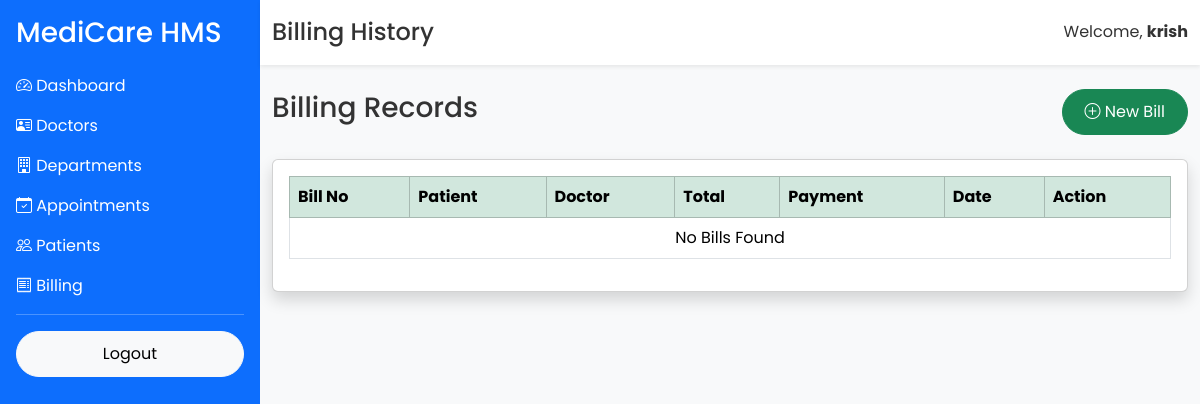
Page /admin/billing/list (signed in) on the earlier database version.
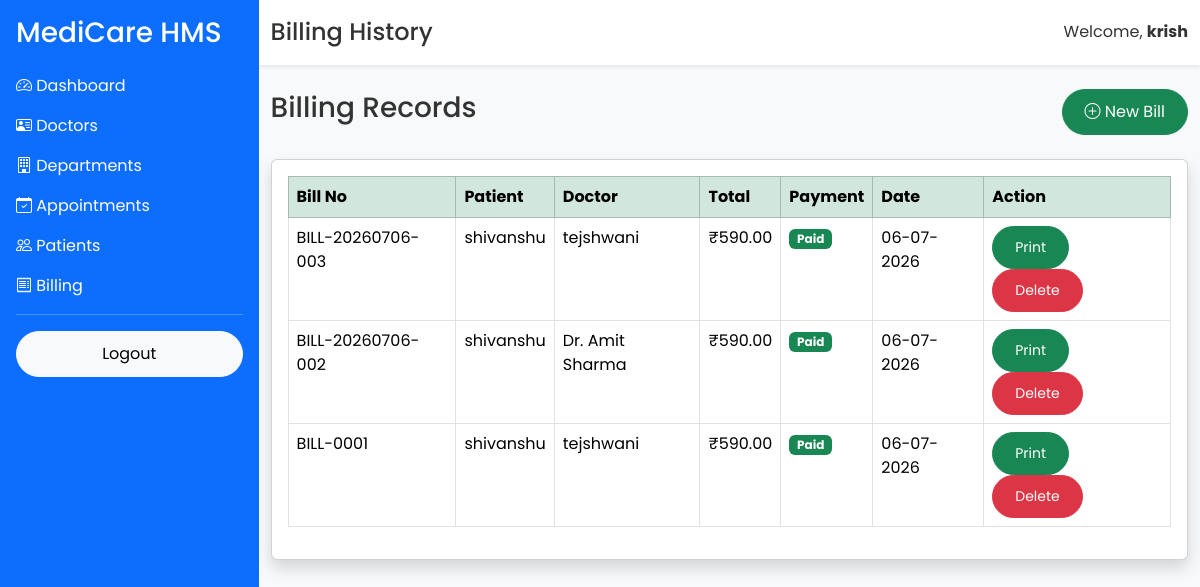
Same page on the later database version.
### app/models/user.py (models this page shows, shortened)
class User(UserMixin, db.Model):
    __tablename__ = "users"
    id = db.Column(db.Integer, primary_key=True)
    full_name = db.Column(db.String(100), nullable=False)
    email = db.Column(db.String(120), unique=True, nullable=False)
    phone = db.Column(db.String(15), unique=True, nullable=True)
    password = db.Column(db.String(255), nullable=False)
    role = db.Column(db.String(20), default="patient")
    is_active = db.Column(db.Boolean, default=True)
    created_at = db.Column(db.DateTime, server_default=db.func.now())

### app/models/billing.py (models this page shows)
class Billing(db.Model):
    __tablename__ = "billing"
    id = db.Column(db.Integer, primary_key=True)
    bill_number = db.Column(db.String(20), unique=True)
    patient_name = db.Column(db.String(100), nullable=False)
    doctor_name = db.Column(db.String(100), nullable=False)
    consultation = db.Column(db.Float, default=0)
    medicine = db.Column(db.Float, default=0)
    lab = db.Column(db.Float, default=0)
    room = db.Column(db.Float, default=0)
    discount = db.Column(db.Float, default=0)
    gst = db.Column(db.Float, default=18)
    total = db.Column(db.Float)
    payment_method = db.Column(db.String(50))
    payment_status = db.Column(db.String(20))
    created_at = db.Column(
        db.DateTime,
        server_default=db.func.now()
    )

### app/routes/billing.py (the view)
@billing.route("/admin/billing/list")
@login_required
def billing_list():
    search = request.args.get("search")
    if search:
        bills = Billing.query.filter(
            Billing.patient_name.ilike(f"%{search}%")
        ).all()
    else:
        bills = Billing.query.order_by(
            Billing.id.desc()
        ).all()
    return render_template(
        "billing/list.html",
        bills=bills,
        search=search
    )

### app/templates/billing/list.html (shortened to what this page needs)
{% extends "layout/dashboard_base.html" %}
{% block page_title %}
Billing History
{% endblock %}
{% block content %}
<div class="d-flex justify-content-between align-items-center mb-4">
    <h3>Billing Records</h3>
    <a href="/admin/billing" class="btn btn-success">
        <i class="bi bi-plus-circle"></i>
        New Bill
    </a>
</div>
<div class="card shadow">
    <div class="card-body">
        <table class="table table-bordered table-hover">
            <thead class="table-success">
                <tr>
                    <th>Bill No</th>
                    <th>Patient</th>
                    <th>Doctor</th>
                    <th>Total</th>
                    <th>Payment</th>
                    <th>Date</th>
                    <th>Action</th>
                </tr>
            </thead>
            <tbody>
                {% for bill in bills %}
                <tr>
                    <td>{{ bill.bill_number }}</td>
                    <td>{{ bill.patient_name }}</td>
                    <td>{{ bill.doctor_name }}</td>
                    <td>₹{{ "%.2f"|format(bill.total) }}</td>
                    <td>
                        {% if bill.payment_status=="Paid" %}
                        <span class="badge bg-success">
                            Paid
                        </span>
                        {% else %}
                        <span class="badge bg-warning text-dark">
                            Pending
                        </span>
                        {% endif %}
                    </td>
                    <td>{{ bill.created_at.strftime("%d-%m-%Y") }}</td>
                    <td>
                        <a href="{{ url_for('billing.print_bill', bill_id=bill.id) }}"
class="btn btn-success btn-sm">
Print
</a>
                        <a href="/admin/billing/delete/{{ bill.id }}"
                           class="btn btn-danger btn-sm"
                           onclick="return confirm('Delete this bill?')">
                            Delete
                        </a>
                    </td>
                </tr>
                {% else %}
                <tr>
                    <td colspan="7" class="text-center">
                        No Bills Found
                    </td>
                </tr>
                {% endfor %}
            </tbody>
        </table>
    </div>
</div>
{% endblock %}

### app/templates/layout/dashboard_base.html (shortened to what this page needs)
<!DOCTYPE html>
<html lang="en">
<head>
<link href="https://cdn.jsdelivr.net/npm/bootstrap@5.3.3/dist/css/bootstrap.min.css" rel="stylesheet">
<link href="https://cdn.jsdelivr.net/npm/bootstrap-icons@1.11.3/font/bootstrap-icons.min.css" rel="stylesheet">
<link rel="stylesheet"
href="{{ url_for('static', filename='css/style.css') }}">
</head>
<body class="bg-light">
<div class="d-flex">
    <div class="bg-primary text-white p-3 vh-100" style="width:260px;">
        <h3 class="mb-4">
            MediCare HMS
        </h3>
        <a href="/admin/dashboard" class="d-block text-white text-decoration-none mb-3">
    <i class="bi bi-speedometer2"></i> Dashboard
</a>
<a href="/admin/doctors" class="d-block text-white text-decoration-none mb-3">
    <i class="bi bi-person-vcard"></i> Doctors
</a>
<a href="/admin/departments" class="d-block text-white text-decoration-none mb-3">
    <i class="bi bi-building"></i> Departments
</a>
<a href="/admin/appointments" class="d-block text-white text-decoration-none mb-3">
    <i class="bi bi-calendar-check"></i> Appointments
</a>
<a href="/admin/patients" class="d-block text-white text-decoration-none mb-3">
    <i class="bi bi-people"></i> Patients
</a>
<a href="/admin/billing" class="d-block text-white text-decoration-none mb-3">
    <i class="bi bi-receipt"></i> Billing
</a>
        <hr>
        <a href="/logout" class="btn btn-light w-100">
            Logout
        </a>
    </div>
    <div class="flex-grow-1">
        <nav class="navbar navbar-light bg-white shadow-sm">
            <div class="container-fluid">
                <h4 class="mb-0">
                    {% block page_title %}{% endblock %}
                </h4>
                <span>
                    Welcome,
                    <strong>{{ current_user.full_name }}</strong>
                </span>
            </div>
        </nav>
        <div class="container-fluid mt-4">
            {% block content %}
            {% endblock %}
        </div>
    </div>
</div>
</body>
</html>

### app/static/css/style.css (style rules this page uses)
* { margin:0; padding:0; box-sizing:border-box; font-family:'Poppins',sans-serif; }
body { background:#f5f8fc; color:#333; }
.navbar { transition:.4s; padding:18px 0; }
.btn { border-radius:50px; padding:10px 22px; }

Differences in the rows shown:
added Billing: bill_number "BILL-20260706-003", patient_name "shivanshu", doctor_name "tejshwani", total "590.00", payment_status "Paid", created_at "06-07-2026"
added Billing: bill_number "BILL-20260706-002", patient_name "shivanshu", doctor_name "Dr. Amit Sharma", total "590.00", payment_status "Paid", created_at "06-07-2026"
added Billing: bill_number "BILL-0001", patient_name "shivanshu", doctor_name "tejshwani", total "590.00", payment_status "Paid", created_at "06-07-2026"
Other differences:
text no longer shown: "No Bills Found"
